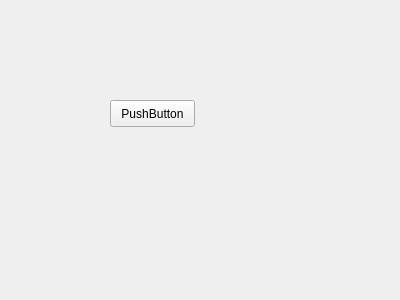
<?xml version="1.0" encoding="UTF-8"?>
<ui version="4.0">
 <class>Form</class>
 <widget class="QWidget" name="Form">
  <property name="geometry">
   <rect>
    <x>0</x>
    <y>0</y>
    <width>400</width>
    <height>300</height>
   </rect>
  </property>
  <property name="windowTitle">
   <string>Form</string>
  </property>
  <widget class="QPushButton" name="pushButton">
   <property name="geometry">
    <rect>
     <x>110</x>
     <y>100</y>
     <width>85</width>
     <height>27</height>
    </rect>
   </property>
   <property name="text">
    <string>PushButton</string>
   </property>
  </widget>
 </widget>
 <resources/>
 <connections/>
</ui>
